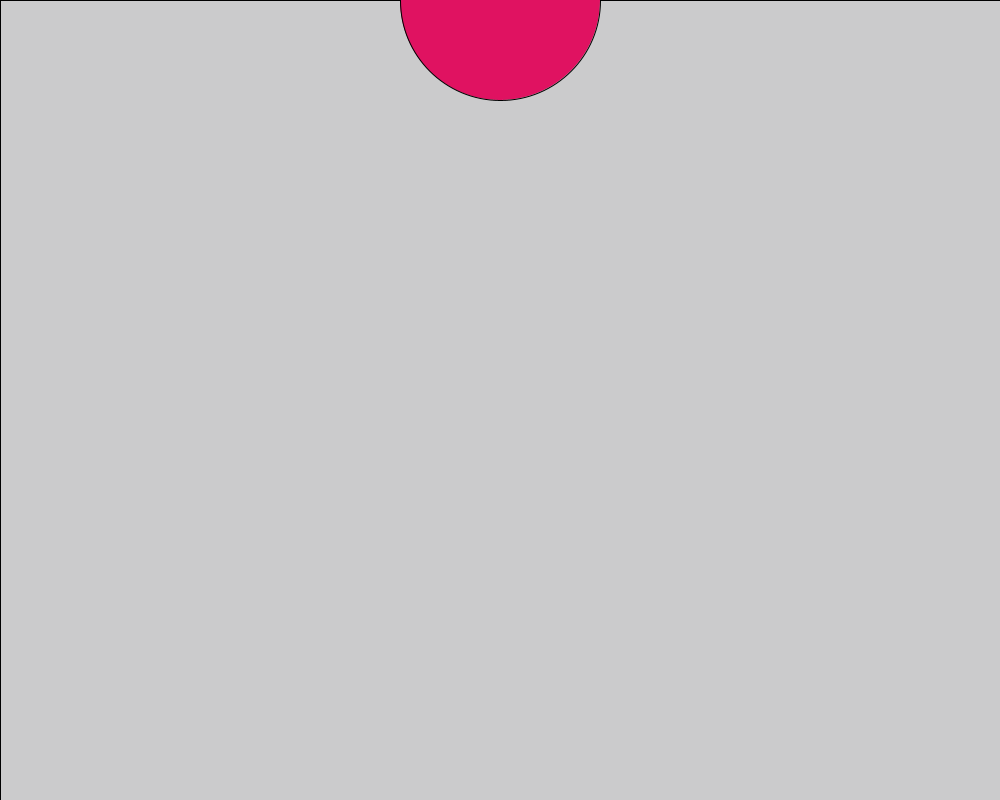
Frame 1 (no input)
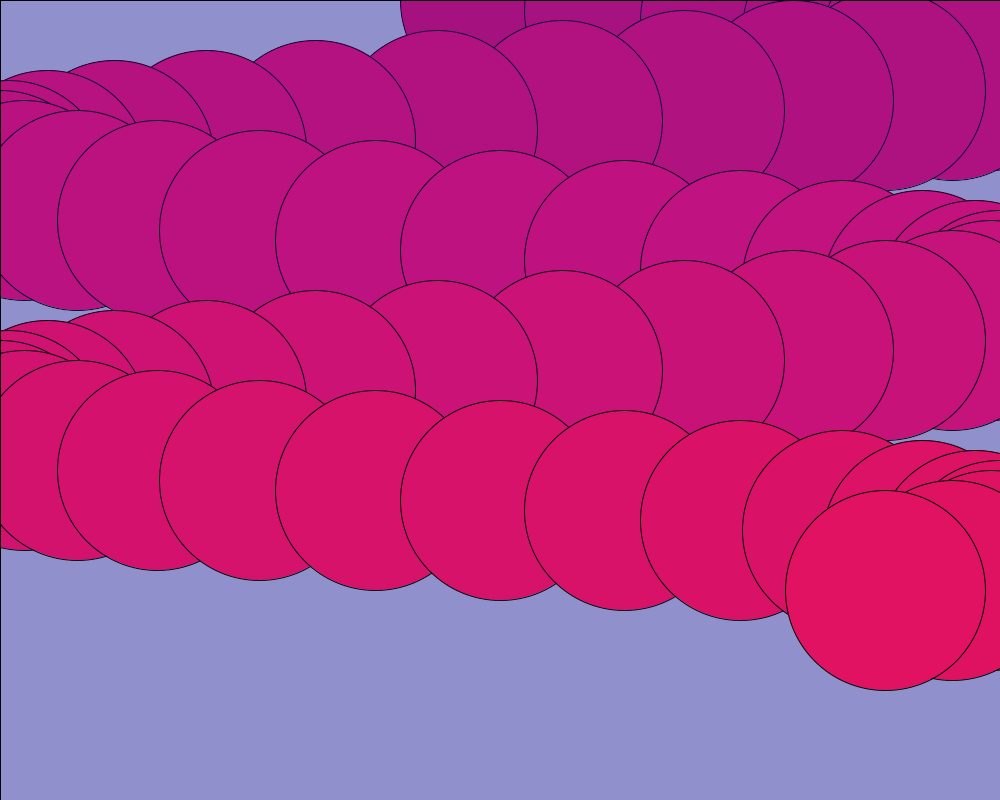
Frame 60 (the mouse pressed at the canvas centre just before this capture)
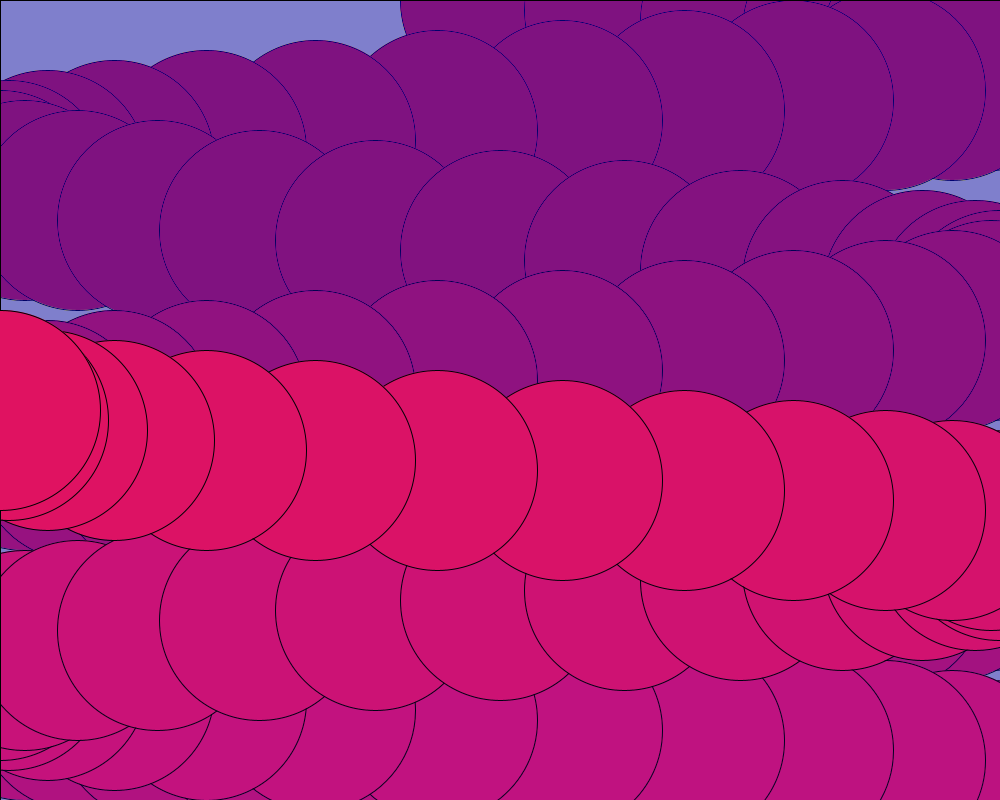
Frame 120 (the mouse held since frame 60 and released just before this capture)

The Processing sketch that drew these frames (run headless with seeded random() and noise(); from frame 60 on, the mouse is pressed at the canvas centre):

// Processing sketch: oscilateCircle
// ── oscilateCircle.pde
// trippy box

float a = 0.0;
float b = 0.0;
float incX = TWO_PI/25.0;
float inc = 10;


void setup(){
  size(1000,800);
  //frameRate(60);
  
}

void draw(){
  fill(#1E1CD6,1);
  rect(0,0,width,height);
  
  fill(#E01261);
  //noStroke();
  
  ellipse(500+sin(a)*500.0, b, 200, 200 );
  a = a + incX;
  b += inc;
   
   if(b >= 798 || b <= 0){
     inc = inc * -1;
  }

}
  
  
